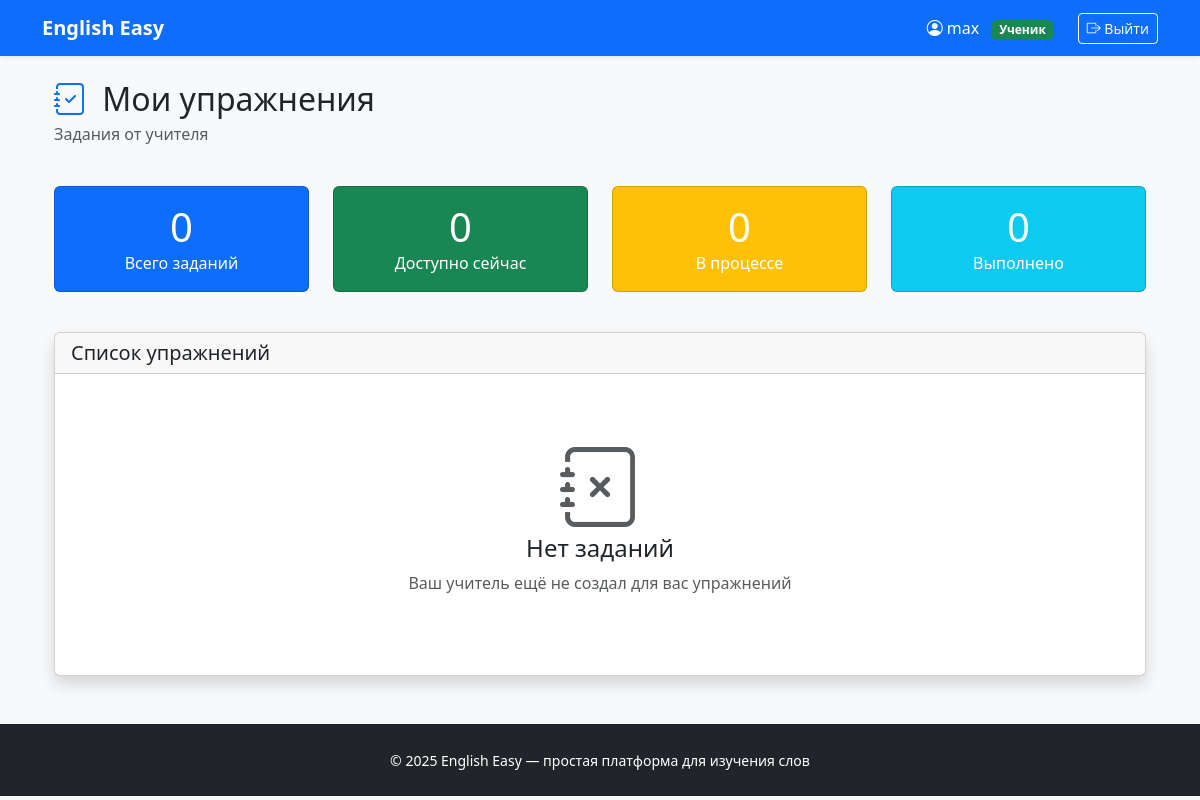
Page /exercises/my/ (signed in) on the earlier database version.
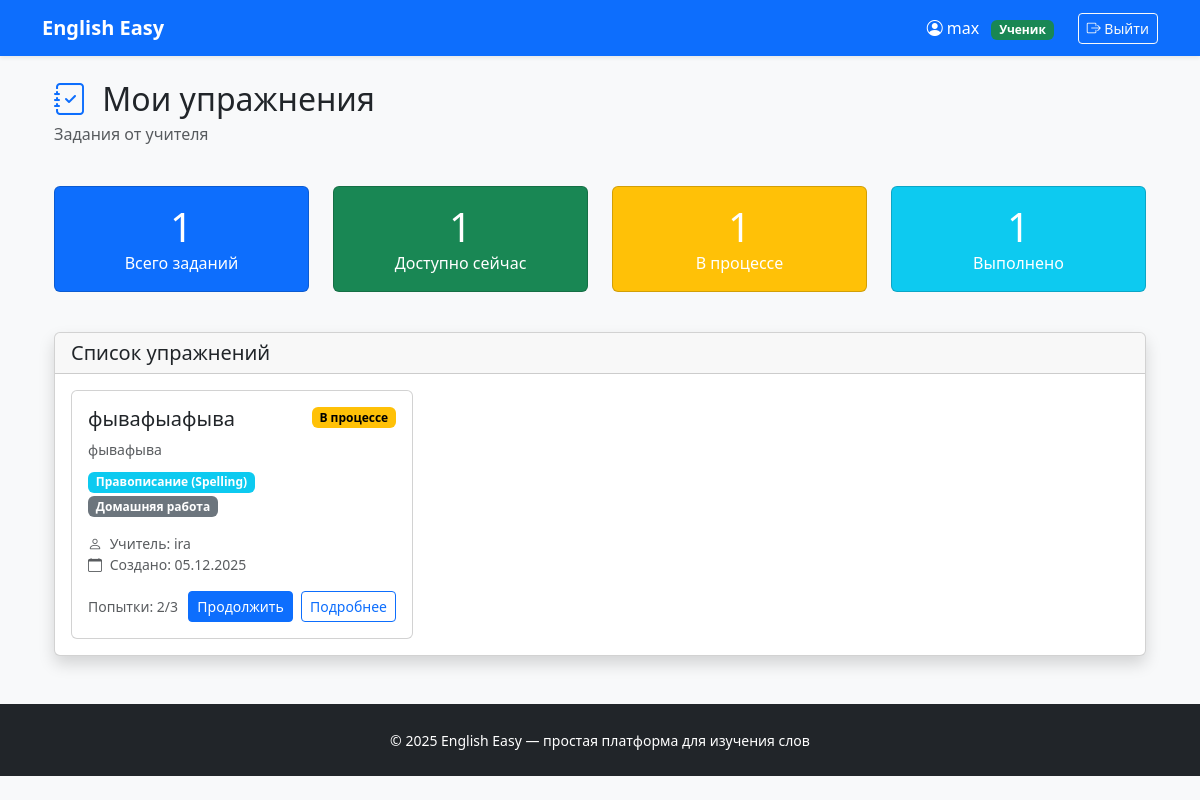
Same page on the later database version.
### users/models.py (models this page shows, shortened)
class User(AbstractUser):
    ROLE_CHOICES = (
        ('teacher', 'Учитель'),
        ('student', 'Ученик'),
    )
    role = models.CharField(max_length=10, choices=ROLE_CHOICES, default='student')
    def is_teacher(self):
        return self.role == 'teacher'
    def is_student(self):
        return self.role == 'student'

### exercises/models.py (models this page shows, shortened)
class Exercise(models.Model):
    ASSIGNMENT_TYPE_CHOICES = [
        ('homework', 'Домашняя работа'),
        ('classwork', 'Работа на уроке'),
        ('test', 'Контрольная работа'),
    ]
    EXERCISE_TYPE_CHOICES = [
        ('spelling', 'Правописание (Spelling)'),
        ('drag_and_drop', 'Перетаскивание (Drag and Drop)'),
        ('letter_soup', 'Буквенный суп (Letter Soup)'),
    ]
    STATUS_CHOICES = [
        ('not_started', 'Не начато'),
        ('in_progress', 'В процессе'),
        ('completed', 'Выполнено'),
        ('graded', 'Проверено'),
    ]
    title = models.CharField('Название задания', max_length=200)
    description = models.TextField('Описание', blank=True)
    student = models.ForeignKey(
        settings.AUTH_USER_MODEL,
        on_delete=models.CASCADE,
        related_name='exercises',
        limit_choices_to={'role': 'student'},
        verbose_name='Ученик'
    )
    teacher = models.ForeignKey(
        settings.AUTH_USER_MODEL,
        on_delete=models.CASCADE,
        related_name='created_exercises',
        limit_choices_to={'role': 'teacher'},
        verbose_name='Учитель'
    )
    assignment_type = models.CharField(
        'Тип задания',
        max_length=20,
        choices=ASSIGNMENT_TYPE_CHOICES,
        default='homework'
    )
    exercise_type = models.CharField(
        'Вид упражнения',
        max_length=20,
        choices=EXERCISE_TYPE_CHOICES,
        default='spelling'
    )
    status = models.CharField(
        'Статус',
        max_length=20,
        choices=STATUS_CHOICES,
        default='not_started'
    )
    attempts = models.IntegerField('Количество попыток', default=0)
    max_attempts = models.IntegerField('Максимум попыток', default=3)
    exercise_data = models.JSONField('Данные упражнения', default=dict)
    created_at = models.DateTimeField('Создано', auto_now_add=True)
    updated_at = models.DateTimeField('Обновлено', auto_now=True)
    due_date = models.DateTimeField('Срок выполнения', null=True, blank=True)
    completed_at = models.DateTimeField('Завершено', null=True, blank=True)
    score = models.IntegerField('Баллы', default=0)
    max_score = models.IntegerField('Максимум баллов', default=100)
    teacher_comment = models.TextField('Комментарий учителя', blank=True)
    class Meta:
        verbose_name = 'Упражнение'
        verbose_name_plural = 'Упражнения'
        ordering = ['-created_at']
    def is_overdue(self):
        from django.utils import timezone
        if self.due_date and timezone.now() > self.due_date:
            return True
        return False
    def can_attempt(self):
        if self.attempts >= self.max_attempts:
            return False
        if self.status in ['completed', 'graded']:
            return False
        return True

### exercises/views.py (the view)
# urls.py: path('my/', views.student_exercises_list, name='my_exercises'),
@login_required
def student_exercises_list(request):
    if not request.user.is_student():
        return redirect('dashboard:home')
    exercises = Exercise.objects.filter(student=request.user)
    return render(request, 'exercises/my.html', {
        'exercises': exercises,
        'now': timezone.now(),
    })

### exercises/templates/exercises/my.html (shortened to what this page needs)
{% extends 'base.html' %}
{% block content %}
<div class="container-fluid">
    <div class="row mb-4">
        <div class="col">
            <h1 class="h2 mb-1">
                <i class="bi bi-journal-check text-primary me-2"></i>
                Мои упражнения
            </h1>
            <p class="text-muted">Задания от учителя</p>
        </div>
    </div>
    <div class="row mb-4">
        <div class="col-md-3 mb-3">
            <div class="card bg-primary text-white">
                <div class="card-body text-center">
                    <div class="h1 mb-0">{{ exercises.count }}</div>
                    <p class="mb-0">Всего заданий</p>
                </div>
            </div>
        </div>
        <div class="col-md-3 mb-3">
            <div class="card bg-success text-white">
                <div class="card-body text-center">
                    <div class="h1 mb-0">{{ exercises|length|default:0 }}</div>
                    <p class="mb-0">Доступно сейчас</p>
                </div>
            </div>
        </div>
        <div class="col-md-3 mb-3">
            <div class="card bg-warning text-white">
                <div class="card-body text-center">
                    <div class="h1 mb-0">{{ exercises.count }}</div>
                    <p class="mb-0">В процессе</p>
                </div>
            </div>
        </div>
        <div class="col-md-3 mb-3">
            <div class="card bg-info text-white">
                <div class="card-body text-center">
                    <div class="h1 mb-0">{{ exercises.count }}</div>
                    <p class="mb-0">Выполнено</p>
                </div>
            </div>
        </div>
    </div>
    <div class="card shadow">
        <div class="card-header">
            <h5 class="mb-0">Список упражнений</h5>
        </div>
        <div class="card-body">
            {% if exercises %}
                <div class="row g-3">
                    {% for exercise in exercises %}
                        <div class="col-md-6 col-lg-4">
                            <div class="card h-100 {% if exercise.is_overdue %}border-danger{% endif %}">
                                <div class="card-body">
                                    <div class="d-flex justify-content-between align-items-start mb-2">
                                        <div>
                                            <h5 class="card-title">{{ exercise.title }}</h5>
                                            <p class="card-text text-muted small">
                                                {{ exercise.description|truncatechars:100 }}
                                            </p>
                                        </div>
                                        <span class="badge bg-{{ exercise.status }}">
                                            {{ exercise.get_status_display }}
                                        </span>
                                    </div>
                                    <div class="mb-3">
                                        <span class="badge bg-info me-1">
                                            {{ exercise.get_exercise_type_display }}
                                        </span>
                                        <span class="badge bg-secondary me-1">
                                            {{ exercise.get_assignment_type_display }}
                                        </span>
                                    </div>
                                    <div class="mb-3">
                                        <small class="text-muted d-block">
                                            <i class="bi bi-person me-1"></i>
                                            Учитель: {{ exercise.teacher.get_full_name|default:exercise.teacher.username }}
                                        </small>
                                        <small class="text-muted d-block">
                                            <i class="bi bi-calendar me-1"></i>
                                            Создано: {{ exercise.created_at|date:"d.m.Y" }}
                                        </small>
                                    </div>
                                    <div class="d-flex justify-content-between align-items-center">
                                        <div>
                                            <small class="text-muted">
                                                Попытки: {{ exercise.attempts }}/{{ exercise.max_attempts }}
                                            </small>
                                        </div>
                                        <div>
                                            {% if exercise.can_attempt %}
                                                <a href="{% url 'exercises:start_exercise' exercise.id %}"
                                                   class="btn btn-sm btn-primary">
                                                    {% if exercise.status == 'not_started' %}
                                                        Начать
                                                    {% else %}
                                                        Продолжить
                                                    {% endif %}
                                                </a>
                                            {% else %}
                                                <button class="btn btn-sm btn-secondary" disabled>
                                                    Недоступно
                                                </button>
                                            {% endif %}
                                            <a href="{% url 'exercises:exercise_detail' exercise.id %}"
                                               class="btn btn-sm btn-outline-primary ms-1">
                                                Подробнее
                                            </a>
                                        </div>
                                    </div>
                                </div>
                            </div>
                        </div>
                    {% endfor %}
                </div>
            {% else %}
                <div class="text-center py-5">
                    <i class="bi bi-journal-x display-1 text-muted mb-3"></i>
                    <h4>Нет заданий</h4>
                    <p class="text-muted">Ваш учитель ещё не создал для вас упражнений</p>
                </div>
            {% endif %}
        </div>
    </div>
</div>
{% endblock %}

### templates/base.html (shortened to what this page needs)
<!DOCTYPE html>
<html lang="ru">
<head>
    <link href="https://cdn.jsdelivr.net/npm/bootstrap@5.3.3/dist/css/bootstrap.min.css" rel="stylesheet">
    <link href="https://cdn.jsdelivr.net/npm/bootstrap-icons@1.11.0/font/bootstrap-icons.css" rel="stylesheet">
</head>
<body>
    <nav class="navbar navbar-expand-lg navbar-dark bg-primary shadow-sm">
        <div class="container">
            <a class="navbar-brand" href="{% url 'dashboard:home' %}">English Easy</a>
            <div class="navbar-nav ms-auto align-items-center">
                {% if user.is_authenticated %}
                    <span class="text-white me-4">
                        <i class="bi bi-person-circle"></i>
                        {{ user.get_full_name|default:user.username }}
                        {% if user.is_student %}<small class="badge bg-success text-white ms-2">Ученик</small>{% endif %}
                    </span>
                    <form method="post" action="{% url 'users:logout' %}" class="d-inline">
                        <button type="submit" class="btn btn-outline-light btn-sm">
                            <i class="bi bi-box-arrow-right"></i> Выйти
                        </button>
                    </form>
                {% else %}
                    <a class="btn btn-outline-light btn-sm" href="{% url 'users:login' %}">
                        <i class="bi bi-box-arrow-in-right"></i> Войти
                    </a>
                {% endif %}
            </div>
        </div>
    </nav>
    <main class="container mt-4 mb-5">
        {% block content %}
        {% endblock %}
    </main>
    <footer class="bg-dark text-white py-4 mt-auto">
        <div class="container text-center">
            <small>© 2025 English Easy — простая платформа для изучения слов</small>
        </div>
    </footer>
</body>
</html>

### templates/base.html (style rules this page uses)
body { background: #f8f9fa; }
.navbar-brand { font-weight: 800; }

### exercises/templates/exercises/my.html (style rules this page uses)
.bg-in_progress { background-color: #ffc107; color: #000; }

Differences in the rows shown:
added Exercise: title "фывафыафыва", description "фывафыва", status "В процессе", exercise_type "Правописание (Spelling)", assignment_type "Домашняя работа", teacher.get_full_name "ira", created_at "05.12.2025", attempts "2", max_attempts "3", shows "Продолжить"
Other differences:
{{ exercises.count }}: "0" → "1"
{{ exercises|length|default:0 }}: "0" → "1"
text no longer shown: "Нет заданий Ваш учитель ещё не создал для вас упражнений"
